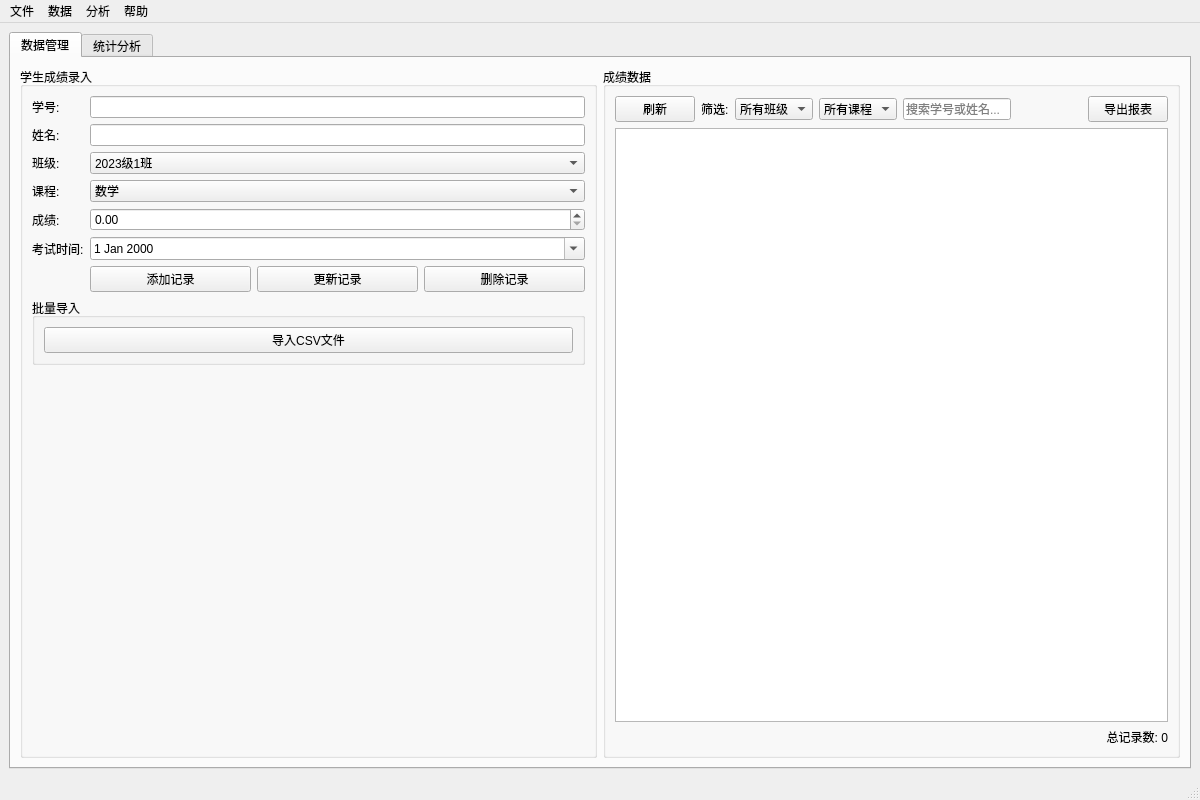
<?xml version="1.0" encoding="UTF-8"?>
<ui version="4.0">
 <class>MainWindow</class>
 <widget class="QMainWindow" name="MainWindow">
  <property name="geometry">
   <rect>
    <x>0</x>
    <y>0</y>
    <width>1200</width>
    <height>800</height>
   </rect>
  </property>
  <property name="windowTitle">
   <string>学生成绩与分析系统</string>
  </property>
  <widget class="QWidget" name="centralwidget">
   <layout class="QVBoxLayout" name="verticalLayout">
    <item>
     <widget class="QTabWidget" name="tabWidget">
      <property name="currentIndex">
       <number>0</number>
      </property>
      <widget class="QWidget" name="tabData">
       <attribute name="title">
        <string>数据管理</string>
       </attribute>
       <layout class="QHBoxLayout" name="horizontalLayout_2">
        <item>
         <widget class="QGroupBox" name="groupBoxInput">
          <property name="title">
           <string>学生成绩录入</string>
          </property>
          <layout class="QFormLayout" name="formLayout">
           <item row="0" column="0">
            <widget class="QLabel" name="label">
             <property name="text">
              <string>学号:</string>
             </property>
            </widget>
           </item>
           <item row="0" column="1">
            <widget class="QLineEdit" name="editStudentId"/>
           </item>
           <item row="1" column="0">
            <widget class="QLabel" name="label_2">
             <property name="text">
              <string>姓名:</string>
             </property>
            </widget>
           </item>
           <item row="1" column="1">
            <widget class="QLineEdit" name="editStudentName"/>
           </item>
           <item row="2" column="0">
            <widget class="QLabel" name="label_3">
             <property name="text">
              <string>班级:</string>
             </property>
            </widget>
           </item>
           <item row="2" column="1">
            <widget class="QComboBox" name="comboClass">
             <item>
              <property name="text">
               <string>2023级1班</string>
              </property>
             </item>
             <item>
              <property name="text">
               <string>2023级2班</string>
              </property>
             </item>
             <item>
              <property name="text">
               <string>2023级3班</string>
              </property>
             </item>
            </widget>
           </item>
           <item row="3" column="0">
            <widget class="QLabel" name="label_4">
             <property name="text">
              <string>课程:</string>
             </property>
            </widget>
           </item>
           <item row="3" column="1">
            <widget class="QComboBox" name="comboCourse">
             <item>
              <property name="text">
               <string>数学</string>
              </property>
             </item>
             <item>
              <property name="text">
               <string>语文</string>
              </property>
             </item>
             <item>
              <property name="text">
               <string>英语</string>
              </property>
             </item>
             <item>
              <property name="text">
               <string>物理</string>
              </property>
             </item>
             <item>
              <property name="text">
               <string>化学</string>
              </property>
             </item>
            </widget>
           </item>
           <item row="4" column="0">
            <widget class="QLabel" name="label_5">
             <property name="text">
              <string>成绩:</string>
             </property>
            </widget>
           </item>
           <item row="4" column="1">
            <widget class="QDoubleSpinBox" name="spinScore">
             <property name="maximum">
              <double>150.000000000000000</double>
             </property>
             <property name="singleStep">
              <double>0.500000000000000</double>
             </property>
            </widget>
           </item>
           <item row="5" column="0">
            <widget class="QLabel" name="label_6">
             <property name="text">
              <string>考试时间:</string>
             </property>
            </widget>
           </item>
           <item row="5" column="1">
            <widget class="QDateEdit" name="dateExam">
             <property name="calendarPopup">
              <bool>true</bool>
             </property>
            </widget>
           </item>
           <item row="6" column="1">
            <layout class="QHBoxLayout" name="horizontalLayout">
             <item>
              <widget class="QPushButton" name="btnAdd">
               <property name="text">
                <string>添加记录</string>
               </property>
              </widget>
             </item>
             <item>
              <widget class="QPushButton" name="btnUpdate">
               <property name="text">
                <string>更新记录</string>
               </property>
              </widget>
             </item>
             <item>
              <widget class="QPushButton" name="btnDelete">
               <property name="text">
                <string>删除记录</string>
               </property>
              </widget>
             </item>
            </layout>
           </item>
           <item row="7" column="0" colspan="2">
            <widget class="QGroupBox" name="groupBoxBatch">
             <property name="title">
              <string>批量导入</string>
             </property>
             <layout class="QVBoxLayout" name="verticalLayout_3">
              <item>
               <widget class="QPushButton" name="btnImportCSV">
                <property name="text">
                 <string>导入CSV文件</string>
                </property>
               </widget>
              </item>
             </layout>
            </widget>
           </item>
          </layout>
         </widget>
        </item>
        <item>
         <widget class="QGroupBox" name="groupBoxData">
          <property name="title">
           <string>成绩数据</string>
          </property>
          <layout class="QVBoxLayout" name="verticalLayout_4">
           <item>
            <layout class="QHBoxLayout" name="horizontalLayout_3">
             <item>
              <widget class="QPushButton" name="btnRefresh">
               <property name="text">
                <string>刷新</string>
               </property>
              </widget>
             </item>
             <item>
              <widget class="QLabel" name="labelFilter">
               <property name="text">
                <string>筛选:</string>
               </property>
              </widget>
             </item>
             <item>
              <widget class="QComboBox" name="comboFilterClass">
               <item>
                <property name="text">
                 <string>所有班级</string>
                </property>
               </item>
              </widget>
             </item>
             <item>
              <widget class="QComboBox" name="comboFilterCourse">
               <item>
                <property name="text">
                 <string>所有课程</string>
                </property>
               </item>
              </widget>
             </item>
             <item>
              <widget class="QLineEdit" name="editSearch">
               <property name="placeholderText">
                <string>搜索学号或姓名...</string>
               </property>
              </widget>
             </item>
             <item>
              <spacer name="horizontalSpacer">
               <property name="orientation">
                <enum>Qt::Orientation::Horizontal</enum>
               </property>
               <property name="sizeHint" stdset="0">
                <size>
                 <width>40</width>
                 <height>20</height>
                </size>
               </property>
              </spacer>
             </item>
             <item>
              <widget class="QPushButton" name="btnExport">
               <property name="text">
                <string>导出报表</string>
               </property>
              </widget>
             </item>
            </layout>
           </item>
           <item>
            <widget class="QTableView" name="tableView">
             <property name="alternatingRowColors">
              <bool>true</bool>
             </property>
             <property name="selectionBehavior">
              <enum>QAbstractItemView::SelectionBehavior::SelectRows</enum>
             </property>
            </widget>
           </item>
           <item>
            <widget class="QLabel" name="labelRecordCount">
             <property name="text">
              <string>总记录数: 0</string>
             </property>
             <property name="alignment">
              <set>Qt::AlignmentFlag::AlignRight</set>
             </property>
            </widget>
           </item>
          </layout>
         </widget>
        </item>
       </layout>
      </widget>
      <widget class="QWidget" name="tabStatistics">
       <attribute name="title">
        <string>统计分析</string>
       </attribute>
       <layout class="QHBoxLayout" name="horizontalLayout_4">
        <item>
         <widget class="QGroupBox" name="groupBoxStatsControl">
          <property name="title">
           <string>统计选项</string>
          </property>
          <layout class="QVBoxLayout" name="verticalLayout_5">
           <item>
            <widget class="QLabel" name="label_7">
             <property name="text">
              <string>选择班级:</string>
             </property>
            </widget>
           </item>
           <item>
            <widget class="QComboBox" name="comboStatsClass">
             <item>
              <property name="text">
               <string>所有班级</string>
              </property>
             </item>
            </widget>
           </item>
           <item>
            <widget class="QLabel" name="label_8">
             <property name="text">
              <string>选择课程:</string>
             </property>
            </widget>
           </item>
           <item>
            <widget class="QComboBox" name="comboStatsCourse">
             <item>
              <property name="text">
               <string>所有课程</string>
              </property>
             </item>
            </widget>
           </item>
           <item>
            <widget class="QPushButton" name="btnCalculateStats">
             <property name="text">
              <string>计算统计</string>
             </property>
            </widget>
           </item>
           <item>
            <widget class="QPushButton" name="btnGenerateReport">
             <property name="text">
              <string>生成详细报告</string>
             </property>
            </widget>
           </item>
           <item>
            <spacer name="verticalSpacer">
             <property name="orientation">
              <enum>Qt::Orientation::Vertical</enum>
             </property>
             <property name="sizeHint" stdset="0">
              <size>
               <width>20</width>
               <height>40</height>
              </size>
             </property>
            </spacer>
           </item>
           <item>
            <widget class="QGroupBox" name="groupBoxStatsResult">
             <property name="title">
              <string>统计结果</string>
             </property>
             <layout class="QFormLayout" name="formLayout_2">
              <item row="0" column="0">
               <widget class="QLabel" name="labelAvg">
                <property name="text">
                 <string>平均分:</string>
                </property>
               </widget>
              </item>
              <item row="0" column="1">
               <widget class="QLabel" name="labelAvgValue">
                <property name="text">
                 <string>-</string>
                </property>
               </widget>
              </item>
              <item row="1" column="0">
               <widget class="QLabel" name="labelMax">
                <property name="text">
                 <string>最高分:</string>
                </property>
               </widget>
              </item>
              <item row="1" column="1">
               <widget class="QLabel" name="labelMaxValue">
                <property name="text">
                 <string>-</string>
                </property>
               </widget>
              </item>
              <item row="2" column="0">
               <widget class="QLabel" name="labelMin">
                <property name="text">
                 <string>最低分:</string>
                </property>
               </widget>
              </item>
              <item row="2" column="1">
               <widget class="QLabel" name="labelMinValue">
                <property name="text">
                 <string>-</string>
                </property>
               </widget>
              </item>
              <item row="3" column="0">
               <widget class="QLabel" name="labelStdDev">
                <property name="text">
                 <string>标准差:</string>
                </property>
               </widget>
              </item>
              <item row="3" column="1">
               <widget class="QLabel" name="labelStdDevValue">
                <property name="text">
                 <string>-</string>
                </property>
               </widget>
              </item>
              <item row="4" column="0">
               <widget class="QLabel" name="labelPassRate">
                <property name="text">
                 <string>及格率:</string>
                </property>
               </widget>
              </item>
              <item row="4" column="1">
               <widget class="QLabel" name="labelPassRateValue">
                <property name="text">
                 <string>-</string>
                </property>
               </widget>
              </item>
              <item row="5" column="0">
               <widget class="QLabel" name="labelCount">
                <property name="text">
                 <string>学生数:</string>
                </property>
               </widget>
              </item>
              <item row="5" column="1">
               <widget class="QLabel" name="labelCountValue">
                <property name="text">
                 <string>-</string>
                </property>
               </widget>
              </item>
             </layout>
            </widget>
           </item>
          </layout>
         </widget>
        </item>
        <item>
         <widget class="QTabWidget" name="tabWidgetCharts">
          <property name="currentIndex">
           <number>0</number>
          </property>
          <widget class="QWidget" name="tabChart1">
           <attribute name="title">
            <string>分数分布</string>
           </attribute>
           <layout class="QVBoxLayout" name="verticalLayout_6">
            <item>
             <widget class="QChartView" name="chartViewHistogram" native="true"/>
            </item>
           </layout>
          </widget>
          <widget class="QWidget" name="tabChart2">
           <attribute name="title">
            <string>趋势分析</string>
           </attribute>
           <layout class="QVBoxLayout" name="verticalLayout_7">
            <item>
             <widget class="QChartView" name="chartViewTrend" native="true"/>
            </item>
           </layout>
          </widget>
          <widget class="QWidget" name="tabChart3">
           <attribute name="title">
            <string>对比分析</string>
           </attribute>
           <layout class="QVBoxLayout" name="verticalLayout_8">
            <item>
             <widget class="QChartView" name="chartViewComparison" native="true"/>
            </item>
           </layout>
          </widget>
         </widget>
        </item>
       </layout>
      </widget>
     </widget>
    </item>
   </layout>
  </widget>
  <widget class="QMenuBar" name="menubar">
   <property name="geometry">
    <rect>
     <x>0</x>
     <y>0</y>
     <width>1200</width>
     <height>18</height>
    </rect>
   </property>
   <widget class="QMenu" name="menu">
    <property name="title">
     <string>文件</string>
    </property>
    <addaction name="actionImport"/>
    <addaction name="actionExport"/>
    <addaction name="separator"/>
    <addaction name="actionExit"/>
   </widget>
   <widget class="QMenu" name="menu_2">
    <property name="title">
     <string>数据</string>
    </property>
    <addaction name="actionAddRecord"/>
    <addaction name="actionEditRecord"/>
    <addaction name="actionDeleteRecord"/>
    <addaction name="separator"/>
    <addaction name="actionRefresh"/>
   </widget>
   <widget class="QMenu" name="menu_3">
    <property name="title">
     <string>分析</string>
    </property>
    <addaction name="actionStatistics"/>
    <addaction name="actionCharts"/>
    <addaction name="actionReports"/>
   </widget>
   <widget class="QMenu" name="menu_4">
    <property name="title">
     <string>帮助</string>
    </property>
    <addaction name="actionAbout"/>
   </widget>
   <addaction name="menu"/>
   <addaction name="menu_2"/>
   <addaction name="menu_3"/>
   <addaction name="menu_4"/>
  </widget>
  <widget class="QStatusBar" name="statusbar"/>
  <action name="actionImport">
   <property name="text">
    <string>导入数据</string>
   </property>
  </action>
  <action name="actionExport">
   <property name="text">
    <string>导出报表</string>
   </property>
  </action>
  <action name="actionExit">
   <property name="text">
    <string>退出</string>
   </property>
  </action>
  <action name="actionAddRecord">
   <property name="text">
    <string>添加记录</string>
   </property>
  </action>
  <action name="actionEditRecord">
   <property name="text">
    <string>编辑记录</string>
   </property>
  </action>
  <action name="actionDeleteRecord">
   <property name="text">
    <string>删除记录</string>
   </property>
  </action>
  <action name="actionRefresh">
   <property name="text">
    <string>刷新数据</string>
   </property>
  </action>
  <action name="actionStatistics">
   <property name="text">
    <string>统计分析</string>
   </property>
  </action>
  <action name="actionCharts">
   <property name="text">
    <string>图表分析</string>
   </property>
  </action>
  <action name="actionReports">
   <property name="text">
    <string>生成报告</string>
   </property>
  </action>
  <action name="actionAbout">
   <property name="text">
    <string>关于</string>
   </property>
  </action>
 </widget>
 <customwidgets>
  <customwidget>
   <class>QChartView</class>
   <extends>QWidget</extends>
   <header>qchartview.h</header>
  </customwidget>
 </customwidgets>
 <resources/>
 <connections/>
</ui>
